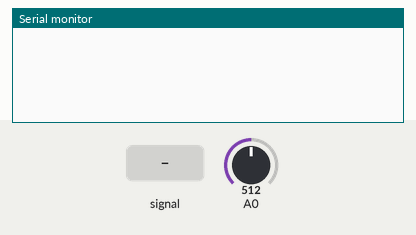
Simulated run of this sketch. Board: Arduino Uno, built with avr-gcc and run on an emulated ATmega328P. Shown: the last lines printed to the serial monitor. The inputs (shaded band) are chosen by the test bench; at power-on: A0 = 512.

Above: at 1.2 s.
1.3 s: A0 fed a 200 Hz sine of ±81 counts around its level
At 2.2 s:
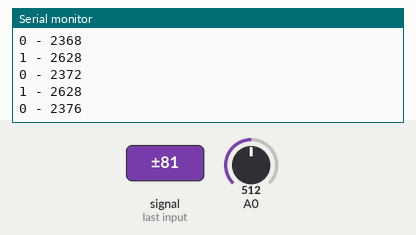
2.8 s: A0 fed a 50 Hz sine of ±306 counts around its level
At 3.4 s:
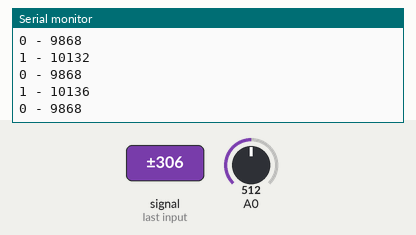
5.8 s: A0 set to 0
At 6.7 s:
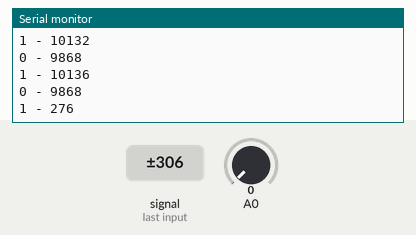
7.3 s: A0 set to 716
At 7.9 s:
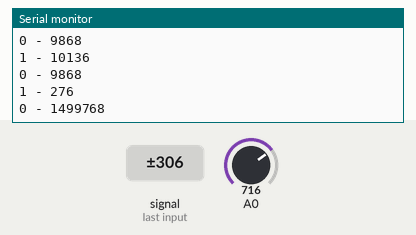
Timing chart, 0 to 9.8 s (numbered marks = the images above; inputs shaded):
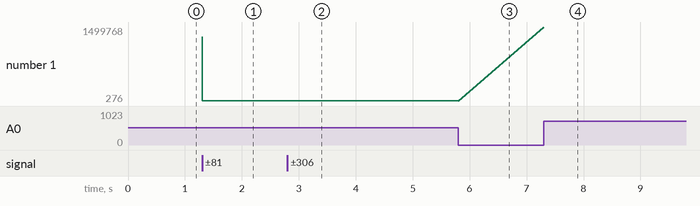

The sketch:

_Second_step_-Bit_Read_With_Time.ino
```cpp
int MaxVol = 252; //voltage for bit 1

int biti = 1;
unsigned long t0,t1;

void setup() {
  // put your setup code here, to run once:
  Serial.begin(230400);

  ADCSRA = 0;             // clear ADCSRA register
  ADCSRB = 0;             // clear ADCSRB register
  ADMUX |= (0 & 0x07);    // set A0 analog input pin
  ADMUX |= (1 << REFS0);  // set reference voltage
  ADMUX |= (1 << ADLAR);  // left align ADC value to 8 bits from ADCH register

  // sampling rate is [ADC clock] / [prescaler] / [conversion clock cycles]
  // for Arduino Uno ADC clock is 16 MHz and a conversion takes 13 clock cycles
  //ADCSRA |= (1 << ADPS2) | (1 << ADPS0);    // 32 prescaler for 38.5 KHz
  //ADCSRA |= (1 << ADPS2);                     // 16 prescaler for 76.9 KHz
  ADCSRA |= (1 << ADPS1) | (1 << ADPS0);    // 8 prescaler for 153.8 KHz

  ADCSRA |= (1 << ADATE); // enable auto trigger
  ADCSRA |= (1 << ADIE);  // enable interrupts when measurement complete
  ADCSRA |= (1 << ADEN);  // enable ADC
  ADCSRA |= (1 << ADSC);  // start ADC measurements
}

ISR(ADC_vect){
  byte x = ADCH;  // read 8 bit value from ADC

  if(x > MaxVol/2 && biti == 0){  //If was 0 and now is 1
    t1 = micros();  //How much time was 0?
    Serial.print("0 - ");
    Serial.println(t1-t0);
    t0 = t1;
    biti = 1; //Set actual bit as 1
  }else{
    if(x < MaxVol/2 && biti == 1){  //If was 1 and now is 0
      t1 = micros();  //How much time was 1?
      Serial.print("1 - ");
      Serial.println(t1-t0);
      t0 = t1;
      biti = 0; //Set actual bit as 0
    }
  }
}

void loop() {
  // put your main code here, to run repeatedly:
}
```

Measured:
- after the input at 1.3 s, the serial monitor: prints a new line at once (image 1)
- after the input at 2.8 s, the serial monitor: prints a new line at once (image 2)
- after the input at 5.8 s, the serial monitor: prints a new line at once (image 3)
- after the input at 7.3 s, the serial monitor: prints a new line at once (image 4)
- plotted number 1: 2376 → 9868 after the input at 2.8 s, 9868 → 276 after the input at 5.8 s, 276 → 1499768 after the input at 7.3 s
